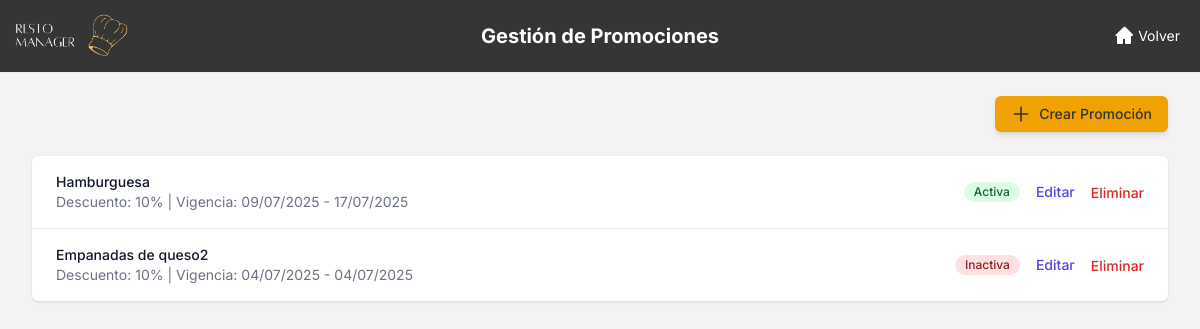
The app's page /dashboard/promociones/ (signed in), older data.
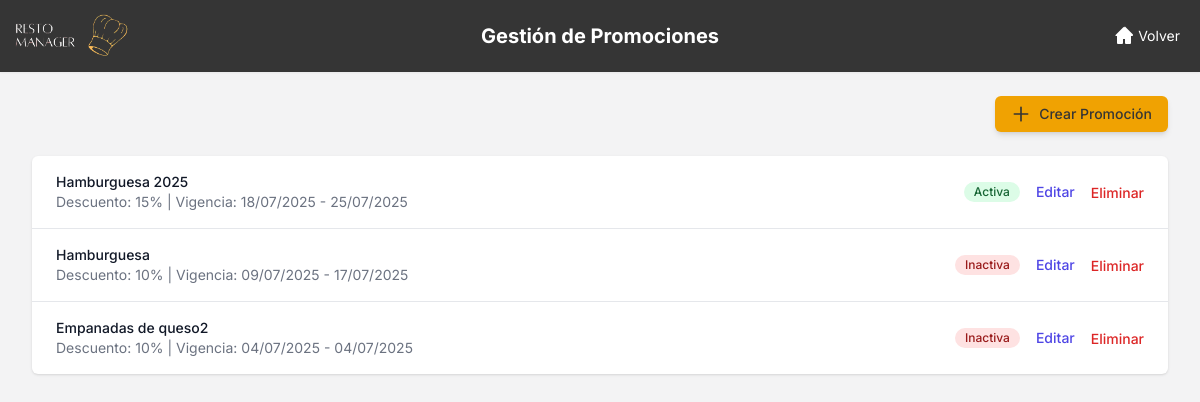
The same page, newer data.
### restaurante_app/models.py (models this page shows, shortened)
class Promocion(models.Model):
    TIPO_DESCUENTO = [
        ('PORCENTAJE', 'Porcentaje'),
        ('MONTO_FIJO', 'Monto Fijo'),
    ]
    nombre = models.CharField(max_length=100, help_text="Ej: Oferta de Verano")
    descripcion = models.TextField(blank=True, null=True)
    tipo_descuento = models.CharField(max_length=20, choices=TIPO_DESCUENTO, default='PORCENTAJE')
    valor_descuento = models.DecimalField(max_digits=10, decimal_places=2, help_text="Porcentaje (ej: 10.00) o monto fijo (ej: 1000)")
    productos_afectados = models.ManyToManyField('Producto', related_name='promociones', blank=True)
    fecha_inicio = models.DateField()
    fecha_fin = models.DateField()
    activa = models.BooleanField(default=True)

### restaurante_app/views.py (the view)
    @login_required
    def _wrapped_view(request, *args, **kwargs):
        if request.user.rol != 'ENCARGADO':
            messages.error(request, 'No tienes permiso para acceder a esta página.')
            return redirect('index')
        return view_func(request, *args, **kwargs)

### restaurante_app/views.py (called while the page is built)
def staff_required(view_func):
    @login_required
    def _wrapped_view(request, *args, **kwargs):
        if request.user.rol != 'ENCARGADO':
            messages.error(request, 'No tienes permiso para acceder a esta página.')
            return redirect('index')
        return view_func(request, *args, **kwargs)
    return _wrapped_view

@staff_required
def gestion_promociones_view(request):
    promociones = Promocion.objects.all().order_by('-activa', '-fecha_fin')
    return render(request, 'app/gestion_promociones.html', {'promociones': promociones})

### templates/app/gestion_promociones.html (shortened to what this page needs)
{% load static %}
{% load custom_filters %}
<!DOCTYPE html>
<html lang="es">
<head>
    <script src="https://cdn.tailwindcss.com"></script>
</head>
<body class="bg-grisClaro">
    <header class="bg-grisOscuro shadow-sm relative">
        <div class="w-full mx-auto py-2 px-0 flex items-center justify-between relative">
            <div class="flex items-center ml-[-12px]">
                <img src="{% static 'img/imagelogo.png' %}" alt="Logo" class="h-14 w-45">
            </div>
            <h1 class="absolute left-1/2 transform -translate-x-1/2 text-xl font-bold text-white">
                Gestión de Promociones
            </h1>
            <div class="flex items-center space-x-4 mr-5">
                <a href="{% url 'dashboard' %}" class="flex items-center text-white text-sm hover:text-gray-300">
                    <svg xmlns="http://www.w3.org/2000/svg" class="h-5 w-5 mr-1" fill="currentColor" viewBox="0 0 20 20"><path d="M10.707 1.293a1 1 0 00-1.414 0l-8 8A1 1 0 002 10h1v7a1 1 0 001 1h4a1 1 0 001-1v-4h2v4a1 1 0 001 1h4a1 1 0 001-1v-7h1a1 1 0 00.707-1.707l-8-8z" /></svg>
                    Volver
                </a>
            </div>
        </div>
    </header>
    <main class="max-w-7xl mx-auto py-6 sm:px-6 lg:px-8">
        <div class="flex justify-end mb-6">
            <a href="{% url 'crear_promocion' %}" class="inline-flex items-center px-4 py-2 bg-secundario hover:bg-amber-500 text-grisOscuro text-sm font-medium rounded-md shadow-md">
                <svg xmlns="http://www.w3.org/2000/svg" class="h-5 w-5 mr-2" fill="none" viewBox="0 0 24 24" stroke="currentColor" stroke-width="2"><path stroke-linecap="round" stroke-linejoin="round" d="M12 4v16m8-8H4" /></svg>
                Crear Promoción
            </a>
        </div>
        <div class="bg-white shadow overflow-hidden rounded-md">
            <ul role="list" class="divide-y divide-gray-200">
                {% for promocion in promociones %}
                <li class="px-6 py-4 flex items-center justify-between">
                    <div class="flex-grow">
                        <p class="text-sm font-medium text-gray-900">{{ promocion.nombre }}</p>
                        <p class="text-sm text-gray-500">
                            Descuento: {{ promocion.valor_descuento|floatformat:0 }}{% if promocion.tipo_descuento == 'PORCENTAJE' %}%{% endif %} |
                            Vigencia: {{ promocion.fecha_inicio|date:"d/m/Y" }} - {{ promocion.fecha_fin|date:"d/m/Y" }}
                        </p>
                    </div>
                    <div class="flex items-center space-x-4">
                        <span class="inline-flex items-center px-2.5 py-0.5 rounded-full text-xs font-medium {% if promocion.activa %}bg-green-100 text-green-800{% else %}bg-red-100 text-red-800{% endif %}">
                            {% if promocion.activa %}Activa{% else %}Inactiva{% endif %}
                        </span>
                        <a href="{% url 'editar_promocion' promocion.id %}" class="text-sm font-medium text-indigo-600 hover:text-indigo-900">Editar</a>
                        <form action="{% url 'eliminar_promocion' promocion.id %}" method="post" class="inline eliminar-form">
                            <button type="button" class="text-sm font-medium text-red-600 hover:text-red-900 btn-eliminar">Eliminar</button>
                        </form>
                    </div>
                </li>
                {% empty %}
                <li class="px-6 py-4 text-center text-gray-500">No hay promociones creadas.</li>
                {% endfor %}
            </ul>
        </div>
    </main>
</body>
</html>

Row changes from the older to the newer data that the page shows:
added Promocion: nombre "Hamburguesa 2025", valor_descuento "15", fecha_inicio "18/07/2025", fecha_fin "25/07/2025", activa "Activa"
changed Promocion "Hamburguesa": activa "Activa" → "Inactiva"
